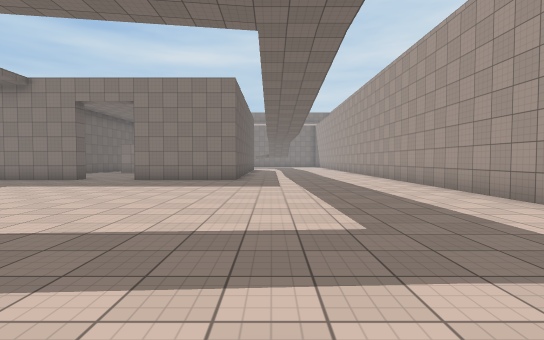
[1] (above)

24 first-person views from a walk through a Unity game level. The camera is 1.4 m above the floor, tilts 2° down and sees 85° across. The floor is counted in squares, 2 m on a side. Each view is taken from the middle of a square. On the plan, view 1 faces up. The plan holds only what a view shows up to about 10 squares ahead; the rest is blank. The place goes on beyond the plan. The player character is not drawn. Some animated figures are not drawn. Surface patterns are stand-ins for the level's own textures.

[2]
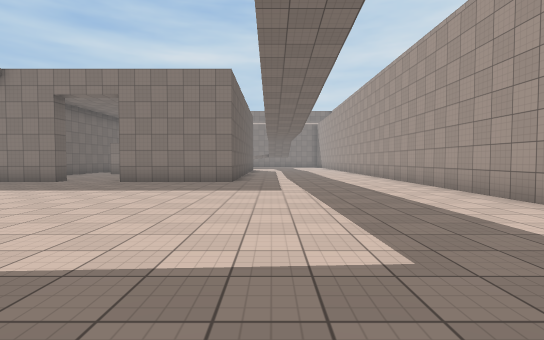

[3]
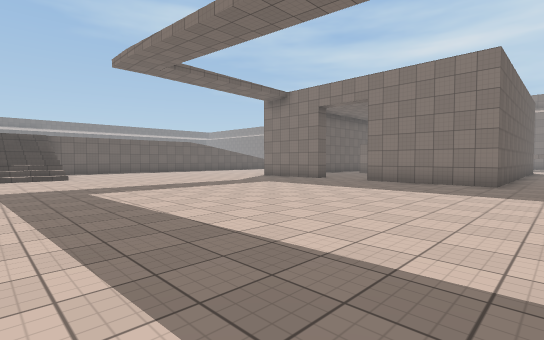

[4]
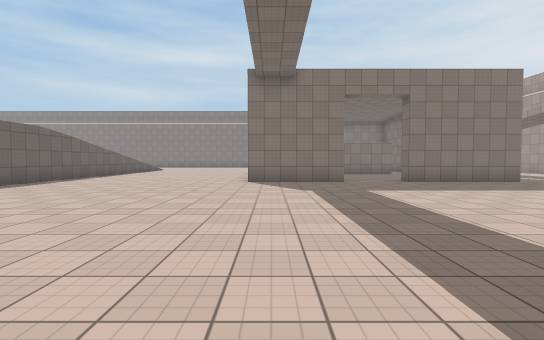

[5]
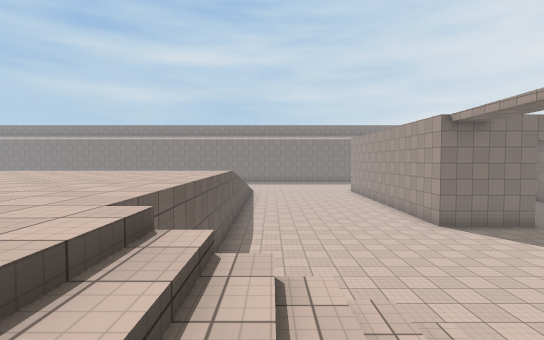

[6]
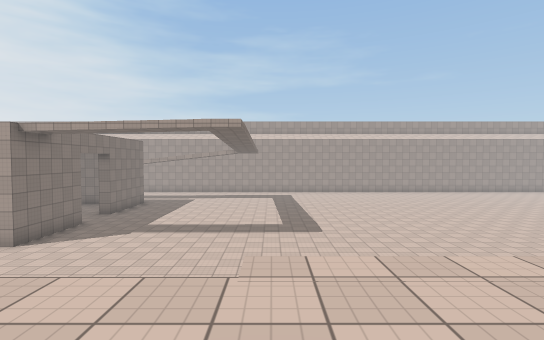

[7]
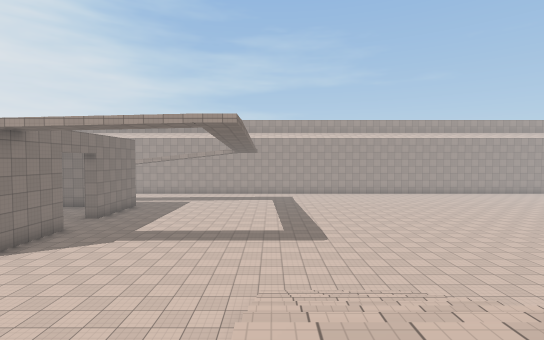

[8]
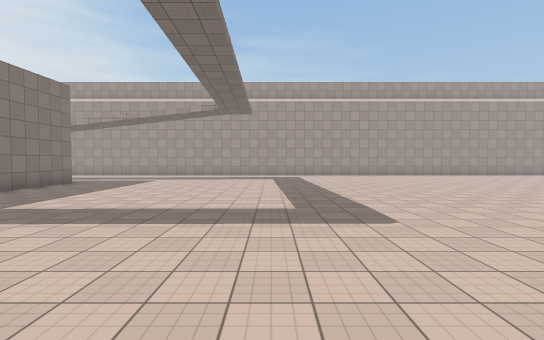

[9]
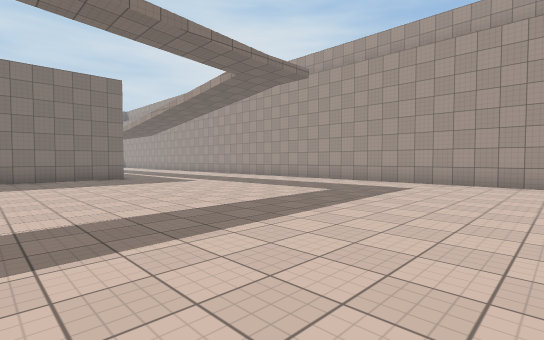

[10]
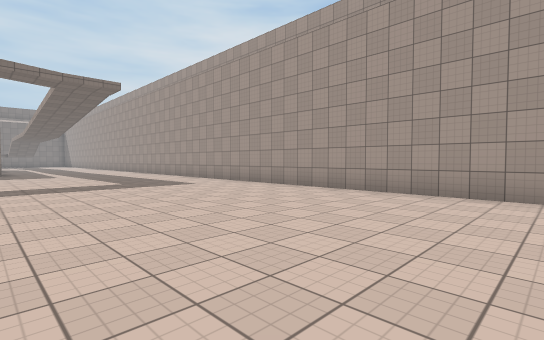

[11]
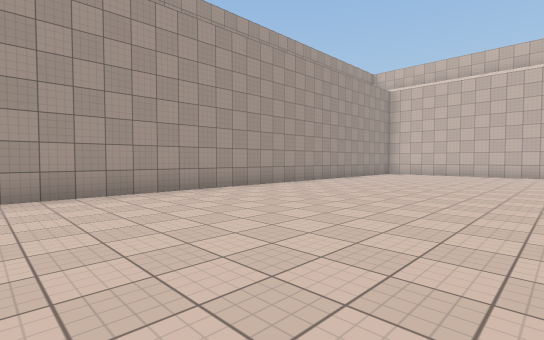

[12]
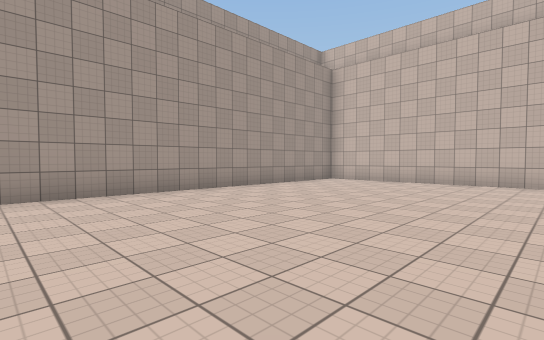

[13]
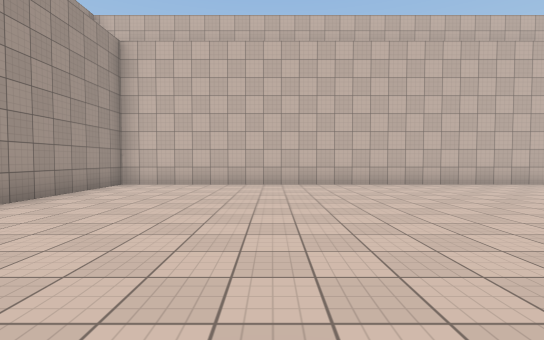

[14]
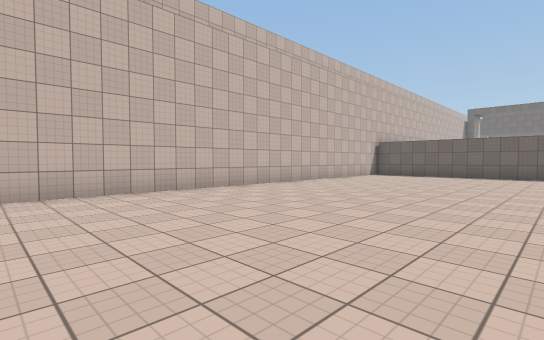

[15]
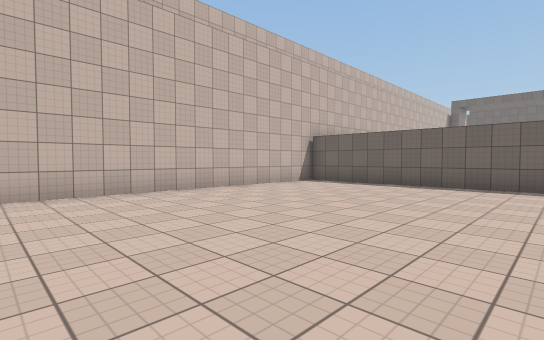

[16]
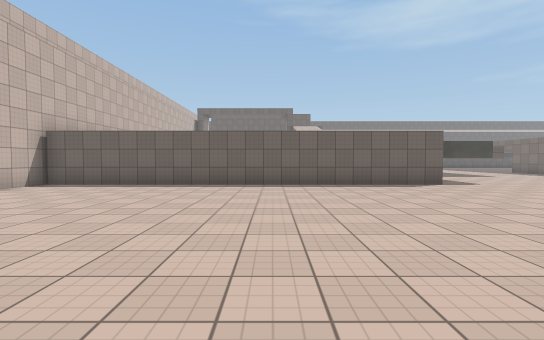

[17]
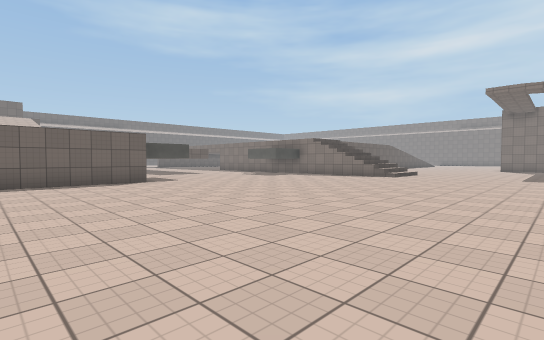

[18]
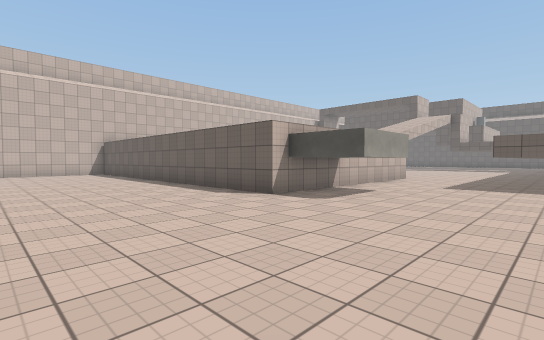

[19]
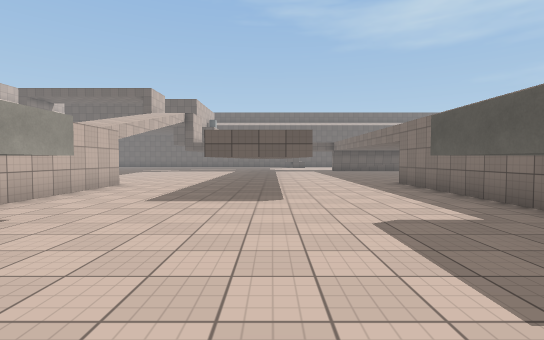

[20]
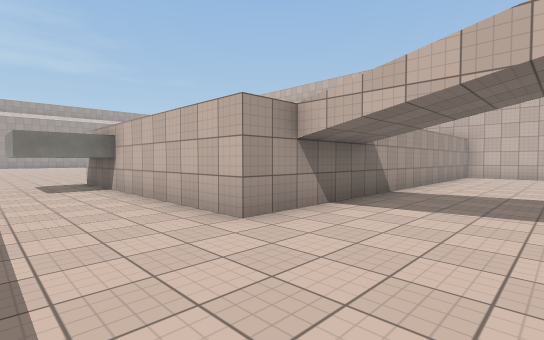

[21]
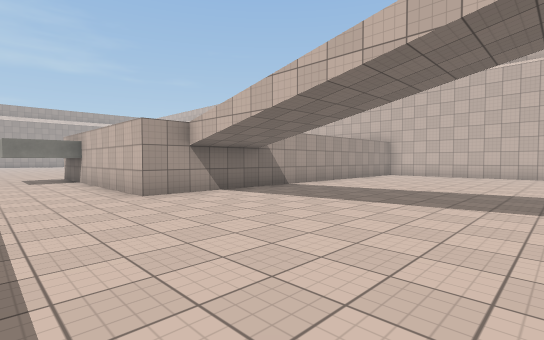

[22]
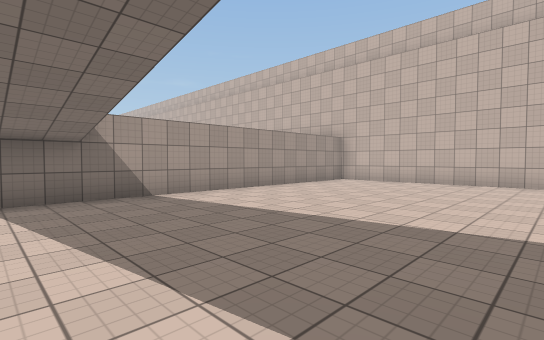

[23]
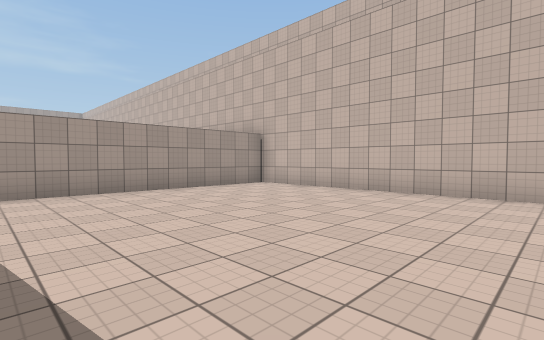

[24]
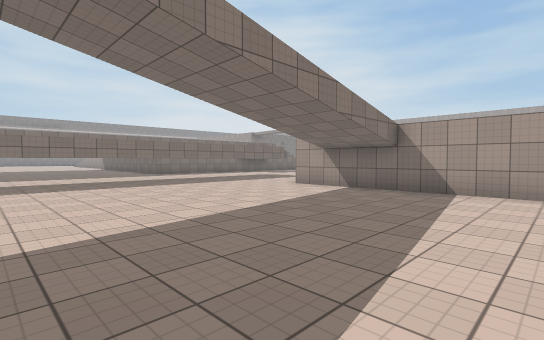

### Floor plan
Key: @ floor where view 1 was taken; # wall or solid block; . main floor; : floor 3.5 m higher than the main floor; / step, stairs or slope.
Columns run from 30 left of view 1 to 5 right of it. Each row starts with its distance up from view 1.
 11               /......#  ..   #.....#
 10         ::::::/......###..####.....#
  9         ::::::/....................#
  8          :::::/....................#
  7           ::::/....................#
  6           ::::/....................#
  5            :::/ ...................#
  4             ::/  ..................#
  3             :://///................#
  2              ://///................#
  1      ./:::::  /////................#
  0      .......      ............@....#
 -1  ..  .......##    .................#
 -2  ..  ..........   .................#
 -3          #.........................#
 -4 ######   #..............  .........#
 -5 ........................   ........#
 -6 ............##..........    .......#
 -7 ............##..........    .......#
 -8 .......#######..........    .......#
 -9 .......#     #..........    .......#
-10 .......#     #..........    .......#
-11 .......#     #..........    .......#
-12 .......#     #.....................#
-13 .......#     #.....................#
-14 .......#     #.....................#
-15 .......#     #.....................#
-16 .......#     #.....................#
-17 .......#     #.....................#
-18 .......#     #.....................#
-19 ########     #######################

Positions as (right, up) in squares from view 1, and headings:
1: (0, 0), facing up
2: (0, 1), facing up
3: (0, 1), facing up-left
4: (-9, 1), facing up
5: (-15, 1), facing up
6: (-18, 3), facing right
7: (-17, 3), facing right
8: (-12, 3), facing right
9: (-5, -1), facing up-right
10: (-2, -6), facing up-right
11: (-2, -4), facing down-right
12: (-2, -9), facing down-right
13: (0, -10), facing down
14: (-3, -12), facing down-left
15: (-8, -12), facing down-left
16: (-8, -12), facing left
17: (-7, -11), facing up-left
18: (-12, -3), facing down-left
19: (-15, -3), facing left
20: (-26, -5), facing down-right
21: (-29, -5), facing down-right
22: (-29, -9), facing down-right
23: (-30, -12), facing down-right
24: (-30, -13), facing up-right
